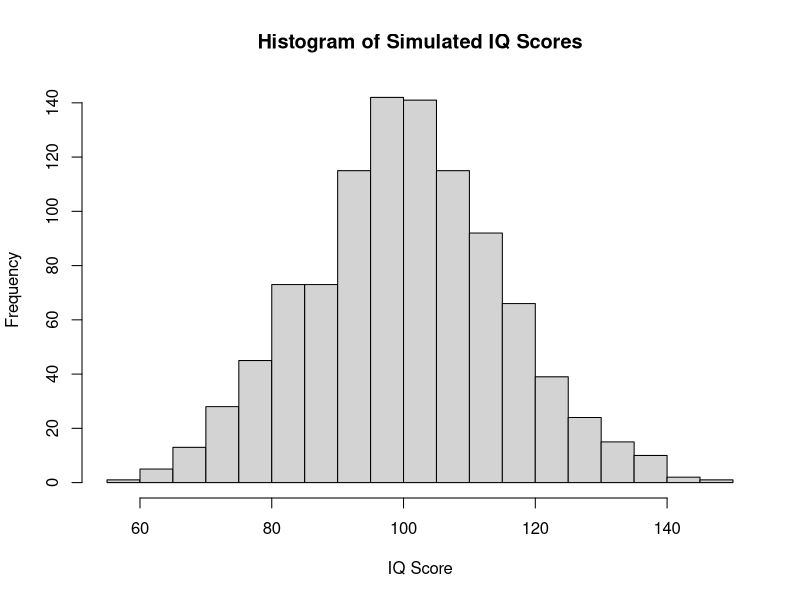
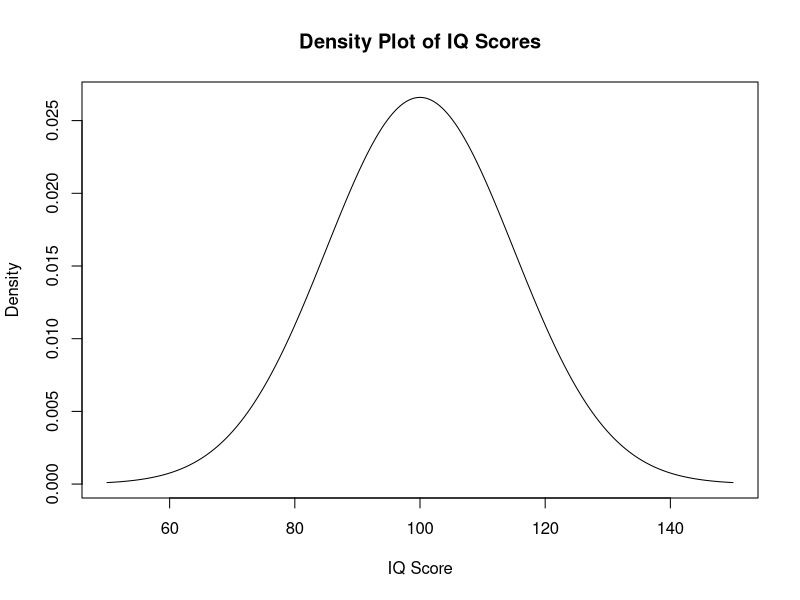
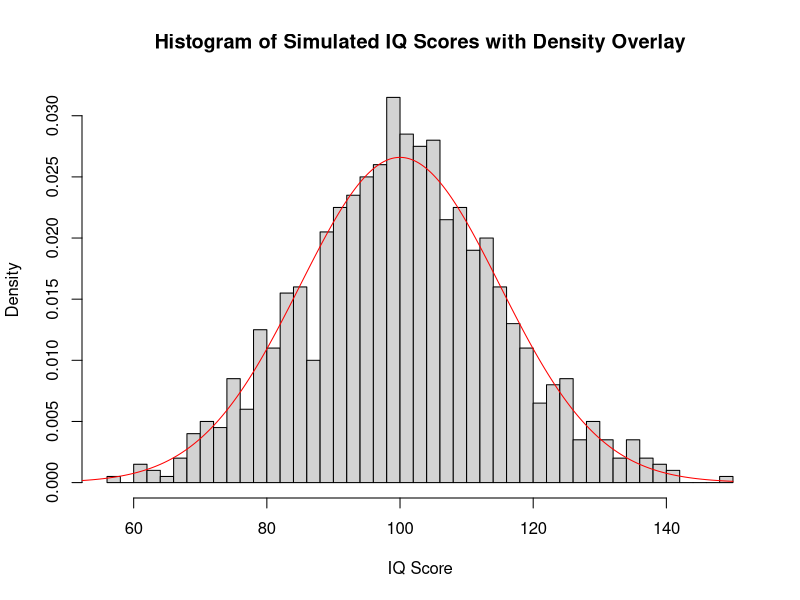
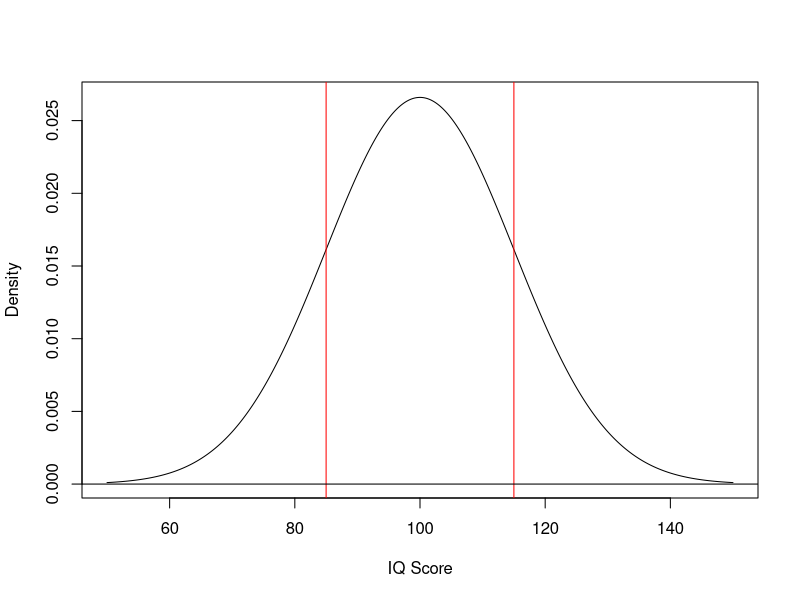
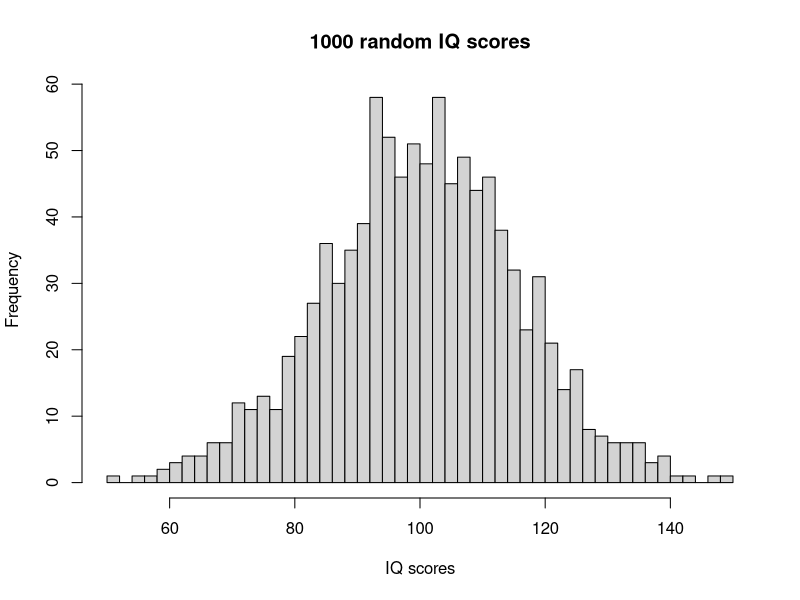
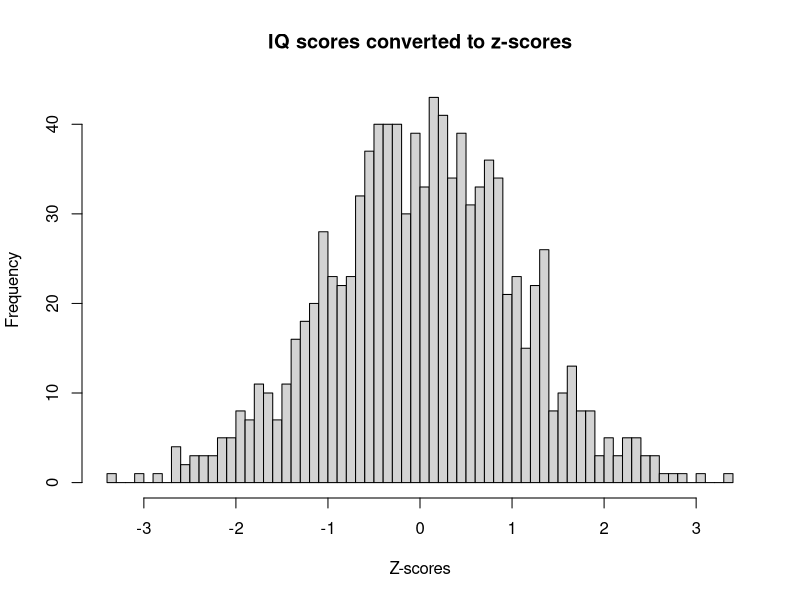

Reproduce these figures in R, in order.
## ---- chunk 1

set.seed(123)  # for reproducibility
n <- 1000

# Generate random IQ scores
iq_scores <- rnorm(n, mean = 100, sd = 15)


# Visualize the distribution
hist(iq_scores, 
     breaks = 30, 
     main = "Histogram of Simulated IQ Scores", 
     xlab = "IQ Score")


## ---- chunk 2

# Get a range of x values
x_values <- seq(50, 150, length.out = 1000)

                
# Calculate the density values for the normal distribution
density_values <- dnorm(x_values, mean = 100, sd = 15)


# Plot the density
plot(x_values, density_values,
     type = "l",
     main = "Density Plot of IQ Scores",
     xlab = "IQ Score",
     ylab = "Density")

## ---- chunk 3

# Plot the histogram with density
hist(iq_scores,
     breaks = 50,
     probability = TRUE,  # normalize the histogram
     main = "Histogram of Simulated IQ Scores with Density Overlay",
     xlab = "IQ Score")


# Overlay the density plot - lines() adds to the previous plot
lines(x_values, density_values, col = "red")

## ---- chunk 4

# Calculate the probability
probability <- pnorm(120, mean = 100, sd = 15)

probability


# we can viaulize this using the mosaic package xpnorm function
# mosaic::xpnorm(120, mean = 100, sd = 15)


## ---- chunk 5

# Calculate the probability

probability_range <- pnorm(115, mean = 100, sd = 15) - pnorm(85, mean = 100, sd = 15)

probability_range




# we can viaulize this on a density plot 
plot(x_values, density_values,
     type = "l",
     xlab = "IQ Score",
     ylab = "Density")

abline(v = c(85, 115), col = "red")
abline(h = 0, col = "black")


## ---- chunk 6


# Given IQ score
x <- 112


# Mean and standard deviation of the IQ distribution
mu <- 100
sigma <- 15


# Calculate the z-score
z <- (x - mu) / sigma
z


# Now, let's find the probability of having an IQ score greater than 130 using the z-score
probability_z <- pnorm(z, mean = 0, sd = 1, lower.tail = FALSE)


## ---- chunk 7

set.seed(100)


# generate 1000 random IQ scores
many_iq_scores <- rnorm(1000, 100, 15)

# visualize these IQ scores
hist(many_iq_scores, breaks = 50,
     xlab = "IQ scores",
     main = "1000 random IQ scores")



# convert these scores to z-scores
iq_z_scores <- (many_iq_scores - 100)/15

# visualize these z-scores
hist(iq_z_scores, breaks = 50,
     xlab = "Z-scores",
     main = "IQ scores converted to z-scores")



## ---- chunk 8

# Given z-score
z_value <- 2.2

# Convert z-score back to IQ score

x_value <- z_value * sigma + mu
x_value
